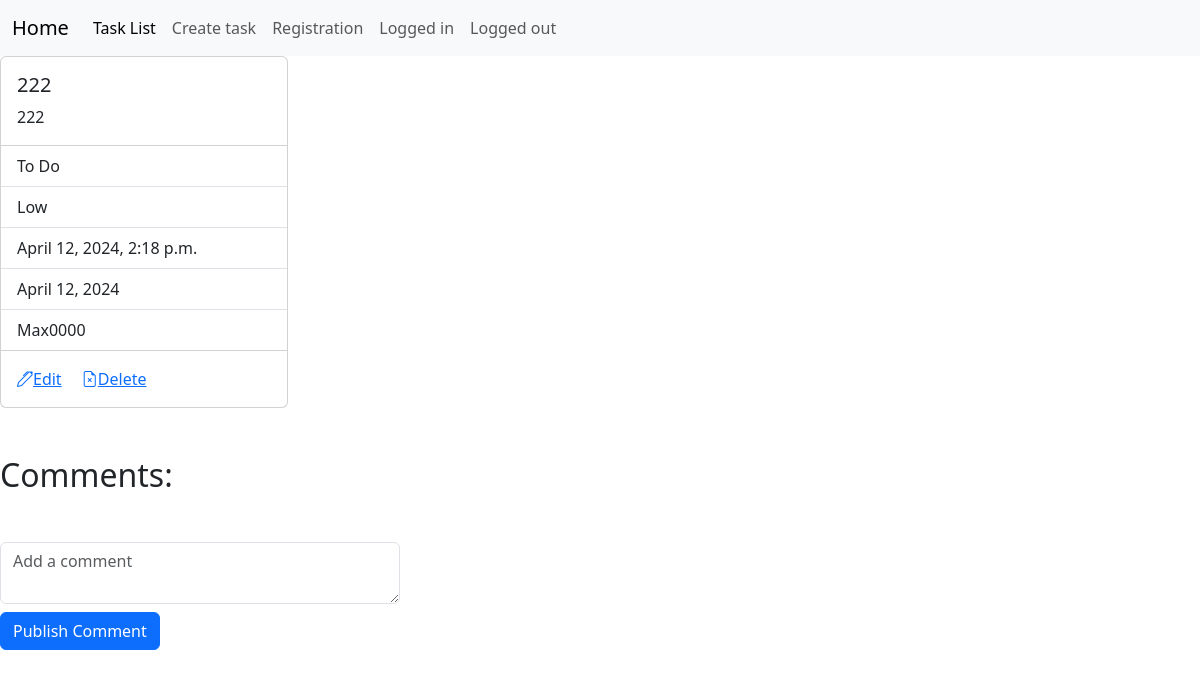
Before: /tasks/3/ with the older database file.
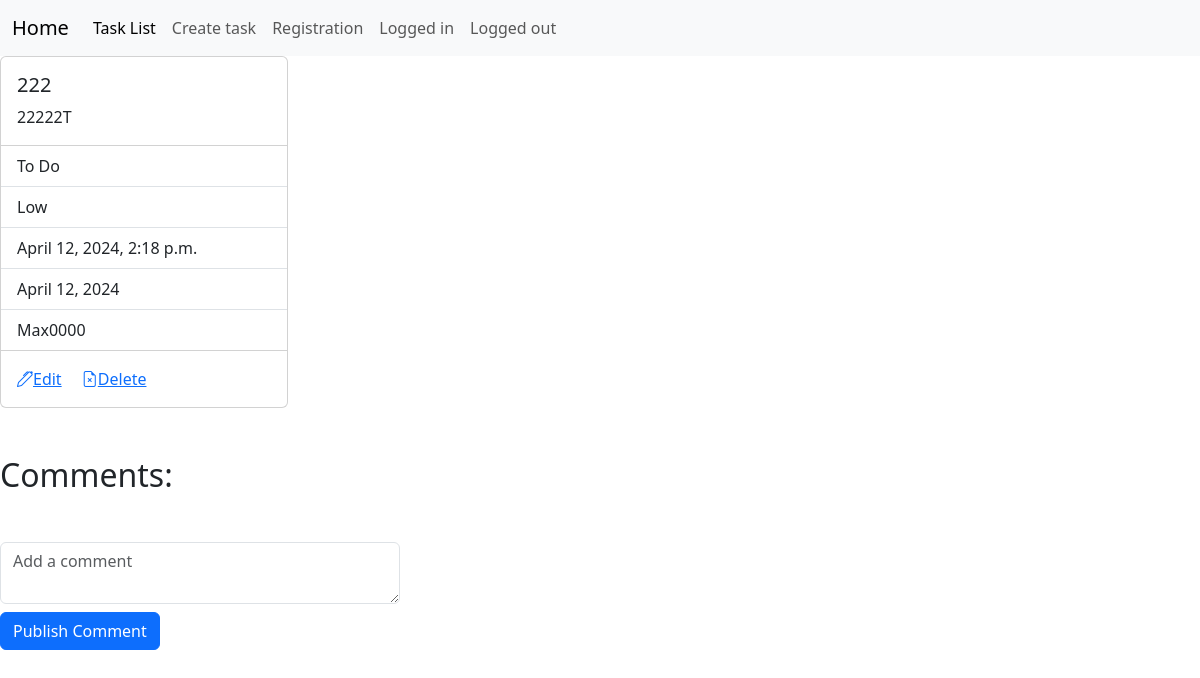
After: the same page with the newer database file.
### trackingApp/models.py (models this page shows, shortened)
class Task(models.Model):
    title = models.CharField(max_length=100)
    description = models.TextField()
    STATUS_CHOICES = [
        ('TODO', 'To Do'),
        ('IN_PROGRESS', 'In Progress'),
        ('DONE', 'Done'),
    ]
    status = models.CharField(max_length=20, choices=STATUS_CHOICES, default='TODO')
    PRIORITY_CHOICES = [
        ('LOW', 'Low'),
        ('MEDIUM', 'Medium'),
        ('HIGH', 'High'),
    ]
    priority = models.CharField(max_length=20, choices=PRIORITY_CHOICES, default='LOW')
    created_at = models.DateTimeField(auto_now_add=True)
    due_date = models.DateField()
    creator = models.ForeignKey(get_user_model(), on_delete=models.CASCADE, null=True, blank=True)

### trackingApp/views.py (the view)
# urls.py: path('tasks/<int:pk>/', TaskDetailView.as_view(), name='task_detail'),
class TaskDetailView(DetailView):
    model = Task
    template_name = 'trackingApp/task_detail.html'
    context_object_name = 'task'

### templates/trackingApp/task_detail.html (shortened to what this page needs)
{% extends 'trackingApp/base.html' %}
{% load static %}
{% block styles %}
    <link rel="stylesheet" type="text/css" href="{% static 'css/trackingApp/task_detail.css' %}">
{% endblock %}
{% block content %}
<body>
    <div class="card" style="width: 18rem;">
        <div class="card-body">
          <h5 class="card-title">{{ task.title }}</h5>
          <p class="card-text">{{ task.description }}</p>
        </div>
        <ul class="list-group list-group-flush">
          <li class="list-group-item">{{ task.get_status_display }}</li>
          <li class="list-group-item">{{ task.get_priority_display }}</li>
          <li class="list-group-item">{{ task.created_at }}</li>
          <li class="list-group-item">{{ task.due_date }}</li>
          <li class="list-group-item">{{ task.creator.username }}</li>
        </ul>
        <div class="card-body">
          <a href="{% url 'task_update' task.pk %}" class="card-link bi bi-pen" >Edit</a>
          <a href="{% url 'task_delete' task.pk %}" class="card-link bi bi-file-earmark-x">Delete</a>
        </div>
      </div>
    <h2 class = "my-5">Comments:</h2>
    <form method="post" action="{% url 'add_comment' pk=task.pk %}">
      <textarea name="comment_text" class="form-control mb-2" placeholder="Add a comment"></textarea>
      <button type="submit" class="btn btn-primary">Publish Comment</button>
    </form>
</body>
{% endblock %}

### templates/trackingApp/base.html (shortened to what this page needs)
{% load static %}
<!DOCTYPE html>
<html lang="en">
<head>
    <link href="https://cdn.jsdelivr.net/npm/bootstrap@5.3.3/dist/css/bootstrap.min.css" rel="stylesheet">
    <link rel="stylesheet" type="text/css" href="{% static 'css/trackingApp/base.css' %}">
    <link rel="stylesheet" href="https://cdn.jsdelivr.net/npm/bootstrap-icons@1.11.3/font/bootstrap-icons.min.css">
    {% block styles %}{% endblock %}
</head>
<body>
    <header>
        <nav class="navbar navbar-expand-lg bg-body-tertiary">
            <div class="container-fluid">
              <a class="navbar-brand" href="{% url 'index' %}">Home</a>
              <div class="collapse navbar-collapse" id="navbarNavAltMarkup">
                <div class="navbar-nav">
                  <a class="nav-link active" aria-current="page" href="{% url 'task_list' %}" >Task List</a>
                  <a class="nav-link" href="{% url 'create_task' %}">Create task</a>
                  <a class="nav-link" href="{% url 'register' %}">Registration</a>
                  <a class="nav-link" href="{% url 'login' %}">Logged in</a>
                  <a class="nav-link" href="{% url 'logout' %}">Logged out</a>
                </div>
              </div>
            </div>
          </nav>
    </header>
    <div class="content">
        {% block content %}{% endblock %}
    </div>
</body>
</html>

### static/css/trackingApp/task_detail.css (style rules this page uses)
textarea.form-control { min-height: calc(1.5em + 0.75rem + calc(var(--bs-border-width) * 2)); width: 50vh; }

Changed rows visible on the page:
changed Task "To Do": description "222" → "22222T"
